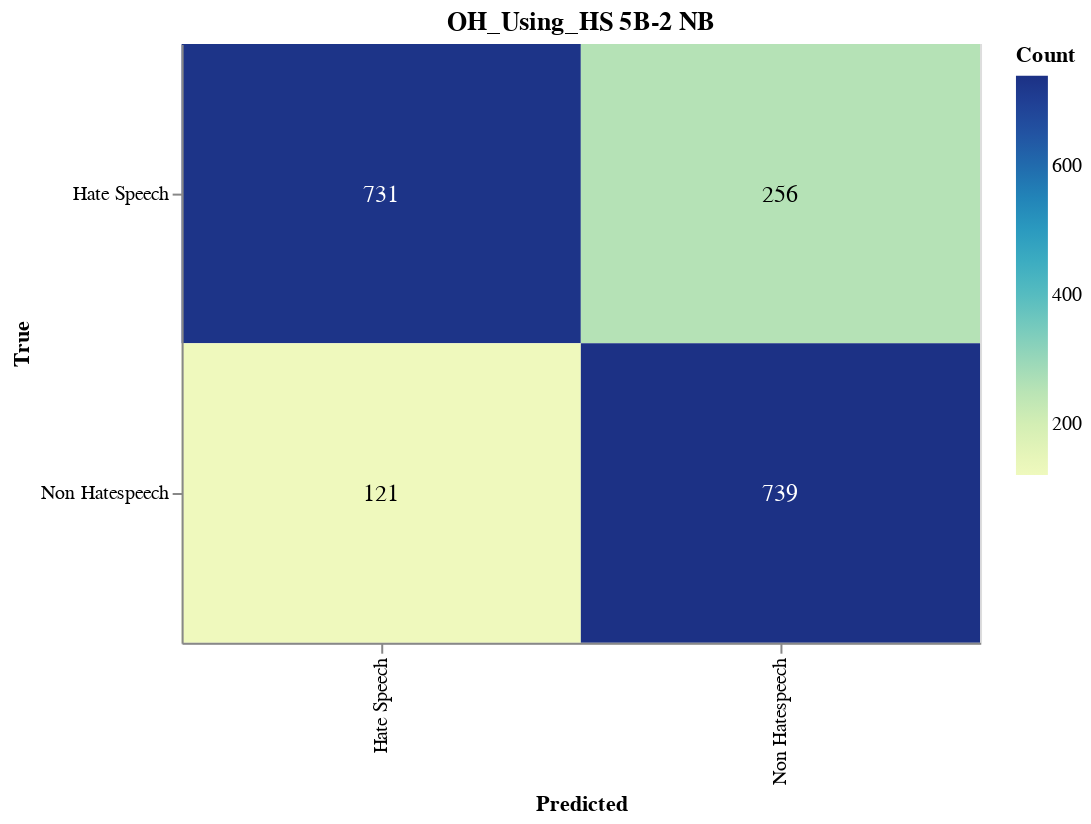

Notebook code for this chart:
### Markdown cell above
#### Save Confusion Matrix

### Code cell
import altair as alt
import pandas as pd
from sklearn.metrics import confusion_matrix

# Calculate the confusion matrix
cm = confusion_matrix(true_labels, adjusted_predictions)

# Define class names
class_names = ['Hate Speech', 'Non Hatespeech']

# Convert confusion matrix to DataFrame
cm_df = pd.DataFrame(cm, index=class_names, columns=class_names).reset_index().melt(id_vars='index')
cm_df.columns = ['True', 'Predicted', 'Count']

# Ensure the order of categories
cm_df['True'] = pd.Categorical(cm_df['True'], categories=class_names, ordered=True)
cm_df['Predicted'] = pd.Categorical(cm_df['Predicted'], categories=class_names, ordered=True)

# Create the Altair plot
heatmap = alt.Chart(cm_df).mark_rect().encode(
    x=alt.X('Predicted:O', sort=class_names),
    y=alt.Y('True:O', sort=class_names),
    color='Count:Q',
    tooltip=['True', 'Predicted', 'Count']
).properties(
    width=400,
    height=300,
    title='OH_Using_HS 5B-2 NB'
)

# Add text labels
text = heatmap.mark_text(
    align='center',
    baseline='middle',
    fontSize=12
).encode(
    text='Count:Q',
    color=alt.condition(
        alt.datum.Count > cm.max() / 2,
        alt.value('white'),
        alt.value('black')
    )
)

# Combine heatmap and text
final_chart = heatmap + text

# Display the plot
final_chart.show()

### Figure 1 — Vega-Lite specification as saved in the notebook (floating-point values rounded to 4 significant figures)
{"config": {"view": {"continuousWidth": 300, "continuousHeight": 300}}, "layer": [{"mark": {"type": "rect"}, "encoding": {"color": {"field": "Count", "type": "quantitative"}, "tooltip": [{"field": "True", "type": "ordinal"}, {"field": "Predicted", "type": "ordinal"}, {"field": "Count", "type": "quantitative"}], "x": {"field": "Predicted", "sort": ["Hate Speech", "Non Hatespeech"], "type": "ordinal"}, "y": {"field": "True", "sort": ["Hate Speech", "Non Hatespeech"], "type": "ordinal"}}, "title": "OH_Using_HS 5B-2 NB"}, {"mark": {"type": "text", "align": "center", "baseline": "middle", "fontSize": 12}, "encoding": {"color": {"condition": {"test": "(datum.Count > 369.5)", "value": "white"}, "value": "black"}, "text": {"field": "Count", "type": "quantitative"}, "tooltip": [{"field": "True", "type": "ordinal"}, {"field": "Predicted", "type": "ordinal"}, {"field": "Count", "type": "quantitative"}], "x": {"field": "Predicted", "sort": ["Hate Speech", "Non Hatespeech"], "type": "ordinal"}, "y": {"field": "True", "sort": ["Hate Speech", "Non Hatespeech"], "type": "ordinal"}}, "title": "OH_Using_HS 5B-2 NB"}], "data": {"name": "data-ce0ed23dfbf978a735ecddd13b33e7f3"}, "height": 300, "width": 400, "$schema": "https://vega.github.io/schema/vega-lite/v5.17.0.json", "datasets": {"data-ce0ed23dfbf978a735ecddd13b33e7f3": [{"True": "Hate Speech", "Predicted": "Hate Speech", "Count": 731}, {"True": "Non Hatespeech", "Predicted": "Hate Speech", "Count": 121}, {"True": "Hate Speech", "Predicted": "Non Hatespeech", "Count": 256}, {"True": "Non Hatespeech", "Predicted": "Non Hatespeech", "Count": 739}]}}
